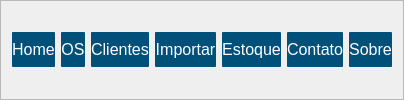
     <widget class="QFrame" name="frame">
      <property name="frameShape">
       <enum>QFrame::StyledPanel</enum>
      </property>
      <property name="frameShadow">
       <enum>QFrame::Raised</enum>
      </property>
      <layout class="QHBoxLayout" name="horizontalLayout">
       <item>
        <widget class="QPushButton" name="btn_home">
         <property name="minimumSize">
          <size>
           <width>0</width>
           <height>35</height>
          </size>
         </property>
         <property name="baseSize">
          <size>
           <width>0</width>
           <height>35</height>
          </size>
         </property>
         <property name="font">
          <font>
           <pointsize>-1</pointsize>
          </font>
         </property>
         <property name="cursor">
          <cursorShape>PointingHandCursor</cursorShape>
         </property>
         <property name="styleSheet">
          <string notr="true">QPushButton{
	color:rgb(255,255,255);
	border-radius: 1px;
	font-size: 16px;
	background-color: rgb(0,80,121);
}

QPushButton:hover{
background-color: #fff; 
color:black
}</string>
         </property>
         <property name="text">
          <string>Home</string>
         </property>
        </widget>
       </item>
       <item>
        <widget class="QPushButton" name="btn_os">
         <property name="minimumSize">
          <size>
           <width>0</width>
           <height>35</height>
          </size>
         </property>
         <property name="baseSize">
          <size>
           <width>0</width>
           <height>35</height>
          </size>
         </property>
         <property name="font">
          <font>
           <pointsize>-1</pointsize>
          </font>
         </property>
         <property name="cursor">
          <cursorShape>PointingHandCursor</cursorShape>
         </property>
         <property name="styleSheet">
          <string notr="true">QPushButton{
	color:rgb(255,255,255);
	border-radius: 1px;
	font-size: 16px;
	background-color: rgb(0,80,121);
}

QPushButton:hover{
background-color: #fff; 
color:black
}</string>
         </property>
         <property name="text">
          <string>OS</string>
         </property>
        </widget>
       </item>
       <item>
        <widget class="QPushButton" name="btn_clientes">
         <property name="minimumSize">
          <size>
           <width>0</width>
           <height>35</height>
          </size>
         </property>
         <property name="baseSize">
          <size>
           <width>0</width>
           <height>35</height>
          </size>
         </property>
         <property name="font">
          <font>
           <pointsize>-1</pointsize>
          </font>
         </property>
         <property name="cursor">
          <cursorShape>PointingHandCursor</cursorShape>
         </property>
         <property name="styleSheet">
          <string notr="true">QPushButton{
	color:rgb(255,255,255);
	border-radius: 1px;
	font-size: 16px;
	background-color: rgb(0,80,121);
}

QPushButton:hover{
background-color: #fff; 
color:black
}</string>
         </property>
         <property name="text">
          <string>Clientes</string>
         </property>
        </widget>
       </item>
       <item>
        <widget class="QPushButton" name="btn_importar">
         <property name="minimumSize">
          <size>
           <width>0</width>
           <height>35</height>
          </size>
         </property>
         <property name="baseSize">
          <size>
           <width>0</width>
           <height>35</height>
          </size>
         </property>
         <property name="font">
          <font>
           <pointsize>-1</pointsize>
          </font>
         </property>
         <property name="cursor">
          <cursorShape>PointingHandCursor</cursorShape>
         </property>
         <property name="styleSheet">
          <string notr="true">QPushButton{
	color:rgb(255,255,255);
	border-radius: 1px;
	font-size: 16px;
	background-color: rgb(0,80,121);
}

QPushButton:hover{
background-color: #fff; 
color:black
}</string>
         </property>
         <property name="text">
          <string>Importar</string>
         </property>
        </widget>
       </item>
       <item>
        <widget class="QPushButton" name="btn_tables">
         <property name="minimumSize">
          <size>
           <width>0</width>
           <height>35</height>
          </size>
         </property>
         <property name="baseSize">
          <size>
           <width>0</width>
           <height>35</height>
          </size>
         </property>
         <property name="font">
          <font>
           <pointsize>-1</pointsize>
          </font>
         </property>
         <property name="cursor">
          <cursorShape>PointingHandCursor</cursorShape>
         </property>
         <property name="styleSheet">
          <string notr="true">QPushButton{
	color:rgb(255,255,255);
	border-radius: 1px;
	font-size: 16px;
	background-color: rgb(0,80,121);
}

QPushButton:hover{
background-color: #fff; 
color:black
}</string>
         </property>
         <property name="text">
          <string>Estoque</string>
         </property>
        </widget>
       </item>
       <item>
        <widget class="QPushButton" name="btn_contato">
         <property name="minimumSize">
          <size>
           <width>0</width>
           <height>35</height>
          </size>
         </property>
         <property name="baseSize">
          <size>
           <width>0</width>
           <height>35</height>
          </size>
         </property>
         <property name="font">
          <font>
           <pointsize>-1</pointsize>
          </font>
         </property>
         <property name="cursor">
          <cursorShape>PointingHandCursor</cursorShape>
         </property>
         <property name="styleSheet">
          <string notr="true">QPushButton{
	color:rgb(255,255,255);
	border-radius: 1px;
	font-size: 16px;
	background-color: rgb(0,80,121);
}

QPushButton:hover{
background-color: #fff; 
color:black
}</string>
         </property>
         <property name="text">
          <string>Contato</string>
         </property>
        </widget>
       </item>
       <item>
        <widget class="QPushButton" name="btn_sobre">
         <property name="minimumSize">
          <size>
           <width>0</width>
           <height>35</height>
          </size>
         </property>
         <property name="baseSize">
          <size>
           <width>0</width>
           <height>35</height>
          </size>
         </property>
         <property name="font">
          <font>
           <pointsize>-1</pointsize>
          </font>
         </property>
         <property name="cursor">
          <cursorShape>PointingHandCursor</cursorShape>
         </property>
         <property name="styleSheet">
          <string notr="true">QPushButton{
	color:rgb(255,255,255);
	border-radius: 1px;
	font-size: 16px;
	background-color: rgb(0,80,121);
}

QPushButton:hover{
background-color: #fff; 
color:black
}</string>
         </property>
         <property name="text">
          <string>Sobre</string>
         </property>
        </widget>
       </item>
      </layout>
     </widget>
